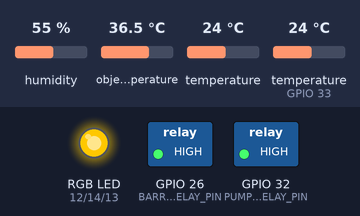
A program run on a simulated ESP32. Shown: switched loads named in the program (green lamp = pin HIGH), an RGB LED mixed from three pins (HIGH = lit). The test bench sets the inputs (shaded band); at power-on: temperature 24 °C, temperature (sensor on GPIO 33) 24 °C, humidity 55 %, object temperature 36.5 °C. Random numbers use the default seed unless the program sets one; what the program prints to the serial monitor is not drawn.

Above: at 2.2 s.
2.3 s: temperature (sensor 0) set to 16.4 °C
11.2 s: temperature (sensor 0) set to 15.7 °C
At 13.0 s:
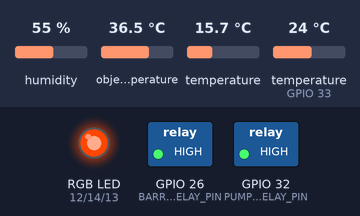
13.5 s: temperature (sensor on GPIO 33) set to 23.3 °C
At 14.7 s:
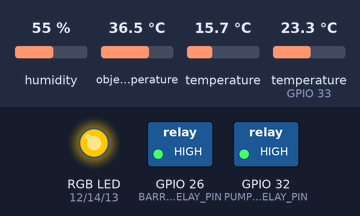
22.4 s: temperature (sensor on GPIO 33) set to 28 °C
At 25.3 s:
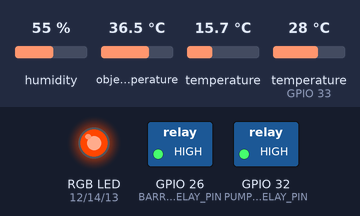
27.5 s: temperature (sensor on GPIO 33) set to 12 °C
At 28.3 s:
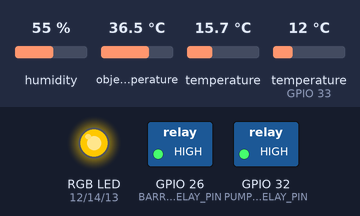
29.5 s: temperature (sensor on GPIO 33) set to 33 °C
At 32.5 s:
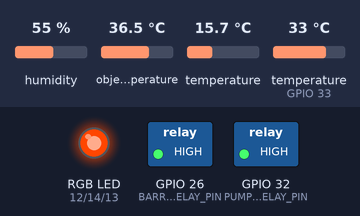
Timing chart, 0 to 34.0 s (numbered marks = the images above; inputs shaded):
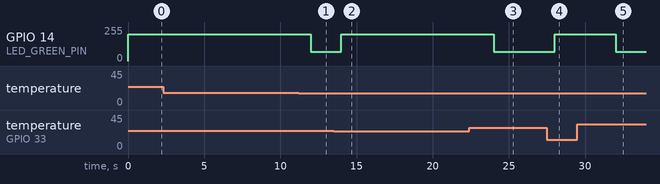

Measured:
- the behaviour switches between 16.1 and 16 °C on temperature (sensor 0) (found by bisection; images 0 and 1)
- the behaviour switches between 23.7 and 23.6 °C on temperature (sensor on GPIO 33) (found by bisection; images 1 and 2)
- after the input at 2.3 s, every drawn part: stays the same
- after the input at 11.2 s, GPIO 14 (LED_GREEN_PIN): 200/255 → 70/255 after 0.80 s
- after the input at 13.5 s, GPIO 14 (LED_GREEN_PIN): 70/255 → 200/255 after 0.51 s
- after the input at 22.4 s, GPIO 14 (LED_GREEN_PIN): 200/255 → 70/255 after 1.6 s
- after the input at 27.5 s, GPIO 14 (LED_GREEN_PIN): 70/255 → 200/255 after 0.52 s
- after the input at 29.5 s, GPIO 14 (LED_GREEN_PIN): 200/255 → 70/255 after 2.5 s

The program:

main.cpp
```cpp
#include <Arduino.h>
#include <ArduinoJson.h>
#include <DHT.h>
#include <Wire.h>
#include <Adafruit_MLX90614.h>

// Wi-Fi를 사용하지 않습니다.
// ESP32 -> USB Serial -> 컴퓨터 Gateway -> Vercel 서버 -> 컴퓨터 -> ESP32
constexpr char DEVICE_ID[] = "esp32-bay-01";
constexpr char PARKING_SPOT_ID[] = "A-01";

// ===== 천장 센서 2개 =====
// 안쪽: 물 분사 뒤의 습도 변화까지 확인하는 DHT22
constexpr uint8_t DHT_PIN = 33;
// 바깥쪽: I2C 통신 MLX90614
constexpr uint8_t I2C_SDA_PIN = 2;
constexpr uint8_t I2C_SCL_PIN = 15;

// ===== RGB LED =====
constexpr uint8_t LED_RED_PIN = 12;
constexpr uint8_t LED_GREEN_PIN = 14;
constexpr uint8_t LED_BLUE_PIN = 13;
constexpr bool RGB_ACTIVE_HIGH = true; // 공통 양극 모듈이면 false

// ===== 화재 대응 장치 =====
constexpr uint8_t BARRIER_RELAY_PIN = 26;
constexpr uint8_t PUMP_RELAY_PIN = 32;
constexpr uint8_t RELAY_ON = LOW;     // active-high 릴레이면 HIGH
constexpr uint8_t RELAY_OFF = HIGH;   // active-high 릴레이면 LOW

constexpr unsigned long SAMPLE_INTERVAL_MS = 2000;
constexpr unsigned long HELLO_INTERVAL_MS = 10000;
constexpr unsigned long PUMP_DELAY_MS = 5000;

// ESP32의 주황색 사전 경고 기준.
// 실제 화재 확정과 펌프 명령은 Vercel 서버가 판단합니다.
constexpr float LOCAL_WARNING_TEMP_C = 35.0f;
constexpr float LOCAL_WARNING_DELTA_C = 8.0f;
constexpr float LOCAL_FAST_RISE_C_PER_MIN = 8.0f;

DHT indoorDht(DHT_PIN, DHT22);
Adafruit_MLX90614 outdoorMlx;

unsigned long lastSampleMs = 0;
unsigned long lastHelloMs = 0;
unsigned long barrierActivatedMs = 0;
unsigned long previousIndoorTemperatureMs = 0;
uint32_t sequenceNumber = 0;
char bootId[9];

bool mlxAvailable = false;
bool emergencyActive = false;
bool pumpActive = false;
float previousIndoorTemperatureC = NAN;

enum class DisplayState {
  NORMAL,
  WARNING,
  FIRE,
  SENSOR_ERROR,
};

void sendJson(const JsonDocument &doc) {
  serializeJson(doc, Serial);
  Serial.println();
}

uint8_t rgbLevel(uint8_t value) {
  return RGB_ACTIVE_HIGH ? value : 255 - value;
}

void setRgb(uint8_t red, uint8_t green, uint8_t blue) {
  analogWrite(LED_RED_PIN, rgbLevel(red));
  analogWrite(LED_GREEN_PIN, rgbLevel(green));
  analogWrite(LED_BLUE_PIN, rgbLevel(blue));
}

void showState(DisplayState state) {
  switch (state) {
    case DisplayState::NORMAL:
      // 평상시: 노란색
      setRgb(255, 200, 0);
      break;
    case DisplayState::WARNING:
      // 주의: 주황색
      setRgb(255, 70, 0);
      break;
    case DisplayState::FIRE:
      // 서버가 화재를 확정한 상태: 빨간색
      setRgb(255, 0, 0);
      break;
    case DisplayState::SENSOR_ERROR:
      // 배선/센서 오류를 알아보기 위한 파란색
      setRgb(0, 0, 255);
      break;
  }
}

bool validTemperature(float value) {
  return isfinite(value) && value > -50.0f && value < 200.0f;
}

bool validHumidity(float value) {
  return isfinite(value) && value >= 0.0f && value <= 100.0f;
}

const char *stateName(DisplayState state) {
  switch (state) {
    case DisplayState::NORMAL: return "NORMAL";
    case DisplayState::WARNING: return "WARNING";
    case DisplayState::FIRE: return "FIRE";
    default: return "SENSOR_ERROR";
  }
}

void sendHello() {
  JsonDocument doc;
  doc["type"] = "hello";
  doc["deviceId"] = DEVICE_ID;
  doc["parkingSpotId"] = PARKING_SPOT_ID;
  doc["firmwareVersion"] = "3.0.0-two-ceiling-sensors-water-pump";
  doc["bootId"] = bootId;
  doc["emergencyActive"] = emergencyActive;
  doc["pumpActive"] = pumpActive;
  doc["mlx90614Available"] = mlxAvailable;
  doc["sensorCount"] = 2;
  sendJson(doc);
}

void sendCommandAck(const char *commandId, const char *status) {
  JsonDocument doc;
  doc["type"] = "commandAck";
  doc["deviceId"] = DEVICE_ID;
  doc["commandId"] = commandId;
  doc["status"] = status;
  sendJson(doc);
}

void activateFireResponse() {
  if (emergencyActive) return;

  emergencyActive = true;
  pumpActive = false;
  digitalWrite(BARRIER_RELAY_PIN, RELAY_ON);
  digitalWrite(PUMP_RELAY_PIN, RELAY_OFF);
  showState(DisplayState::FIRE);
  barrierActivatedMs = millis();
}

void resetFireResponse() {
  emergencyActive = false;
  pumpActive = false;
  digitalWrite(BARRIER_RELAY_PIN, RELAY_OFF);
  digitalWrite(PUMP_RELAY_PIN, RELAY_OFF);
  showState(DisplayState::NORMAL);
}

void handleCommand(const String &line) {
  JsonDocument doc;
  DeserializationError error = deserializeJson(doc, line);
  if (error || doc["type"] != "command") return;

  const char *commandId = doc["commandId"] | "unknown";
  const char *action = doc["action"] | "";

  if (strcmp(action, "ACTIVATE_FIRE_RESPONSE") == 0) {
    activateFireResponse();
    sendCommandAck(commandId, "executed");
  } else if (strcmp(action, "RESET_FIRE_RESPONSE") == 0) {
    resetFireResponse();
    sendCommandAck(commandId, "executed");
  } else {
    sendCommandAck(commandId, "rejected_unknown_action");
  }
}

void addSensor(JsonArray sensors, const char *sensorId, const char *type,
               const char *zone, float temperatureC, float humidityPct = NAN) {
  JsonObject sensor = sensors.add<JsonObject>();
  sensor["sensorId"] = sensorId;
  sensor["type"] = type;
  sensor["location"] = "ceiling";
  sensor["zone"] = zone;
  sensor["sensorOk"] = validTemperature(temperatureC);

  if (validTemperature(temperatureC)) {
    sensor["temperatureC"] = roundf(temperatureC * 10.0f) / 10.0f;
  }
  if (validHumidity(humidityPct)) {
    sensor["humidityPct"] = roundf(humidityPct * 10.0f) / 10.0f;
  }
}

void sendTelemetry() {
  const unsigned long now = millis();

  // 안쪽 센서: 화재 구역의 온도와 물 분사 후 습도
  const float indoorHumidity = indoorDht.readHumidity();
  const float indoorTemperature = indoorDht.readTemperature();

  // 바깥쪽 I2C 센서: 외부 천장 주변의 온도
  float outdoorTemperature = NAN;
  float outdoorObjectTemperature = NAN;
  if (mlxAvailable) {
    outdoorTemperature = outdoorMlx.readAmbientTempC();
    outdoorObjectTemperature = outdoorMlx.readObjectTempC();
  }

  float riseCPerMin = NAN;
  if (validTemperature(indoorTemperature) &&
      validTemperature(previousIndoorTemperatureC) &&
      previousIndoorTemperatureMs != 0) {
    const float elapsedMinutes = (now - previousIndoorTemperatureMs) / 60000.0f;
    if (elapsedMinutes > 0.0f) {
      riseCPerMin =
          (indoorTemperature - previousIndoorTemperatureC) / elapsedMinutes;
    }
  }

  float insideOutsideDeltaC = NAN;
  if (validTemperature(indoorTemperature) &&
      validTemperature(outdoorTemperature)) {
    insideOutsideDeltaC = indoorTemperature - outdoorTemperature;
  }

  DisplayState displayState = DisplayState::SENSOR_ERROR;
  if (emergencyActive) {
    displayState = DisplayState::FIRE;
  } else if (validTemperature(indoorTemperature)) {
    const bool hotWarning = indoorTemperature >= LOCAL_WARNING_TEMP_C;
    const bool deltaWarning =
        isfinite(insideOutsideDeltaC) &&
        insideOutsideDeltaC >= LOCAL_WARNING_DELTA_C;
    const bool fastRiseWarning =
        isfinite(riseCPerMin) &&
        riseCPerMin >= LOCAL_FAST_RISE_C_PER_MIN;

    displayState = (hotWarning || deltaWarning || fastRiseWarning)
                       ? DisplayState::WARNING
                       : DisplayState::NORMAL;
  }
  showState(displayState);

  JsonDocument doc;
  doc["type"] = "telemetry";
  doc["deviceId"] = DEVICE_ID;
  doc["parkingSpotId"] = PARKING_SPOT_ID;
  doc["sequence"] = sequenceNumber++;
  doc["bootId"] = bootId;
  doc["sentAtMs"] = now;
  doc["emergencyActive"] = emergencyActive;
  doc["pumpActive"] = pumpActive;
  doc["localState"] = stateName(displayState);

  JsonArray sensors = doc["sensors"].to<JsonArray>();
  addSensor(sensors, "dht22-inside", "DHT22",
            "ceiling_inside_water_zone",
            indoorTemperature, indoorHumidity);
  addSensor(sensors, "mlx90614-outside", "MLX90614_I2C",
            "ceiling_outside_reference",
            outdoorTemperature);

  // 기존 Vercel 화재 판단 서버는 temperatureC와 humidityPct를 사용합니다.
  // 안쪽 DHT22 값을 대표값으로 보내 화재 구역을 기준으로 판단합니다.
  const bool indoorSensorOk =
      validTemperature(indoorTemperature) &&
      validHumidity(indoorHumidity);
  doc["sensorOk"] = indoorSensorOk;

  if (indoorSensorOk) {
    doc["temperatureC"] =
        roundf(indoorTemperature * 10.0f) / 10.0f;
    doc["humidityPct"] =
        roundf(indoorHumidity * 10.0f) / 10.0f;
  } else {
    doc["error"] = "INDOOR_DHT22_READ_FAILED";
  }

  if (validTemperature(outdoorTemperature)) {
    doc["outsideTemperatureC"] =
        roundf(outdoorTemperature * 10.0f) / 10.0f;
  }
  if (validTemperature(outdoorObjectTemperature)) {
    doc["outsideObjectTemperatureC"] =
        roundf(outdoorObjectTemperature * 10.0f) / 10.0f;
  }
  if (isfinite(insideOutsideDeltaC)) {
    doc["insideOutsideDeltaC"] =
        roundf(insideOutsideDeltaC * 10.0f) / 10.0f;
  }
  if (isfinite(riseCPerMin)) {
    doc["riseCPerMin"] =
        roundf(riseCPerMin * 10.0f) / 10.0f;
  }

  if (validTemperature(indoorTemperature)) {
    previousIndoorTemperatureC = indoorTemperature;
    previousIndoorTemperatureMs = now;
  }

  sendJson(doc);
}

void setup() {
  pinMode(LED_RED_PIN, OUTPUT);
  pinMode(LED_GREEN_PIN, OUTPUT);
  pinMode(LED_BLUE_PIN, OUTPUT);
  pinMode(BARRIER_RELAY_PIN, OUTPUT);
  pinMode(PUMP_RELAY_PIN, OUTPUT);

  Serial.begin(115200);
  Serial.setTimeout(50);
  snprintf(bootId, sizeof(bootId), "%08lx",
           static_cast<unsigned long>(esp_random()));

  indoorDht.begin();
  Wire.begin(I2C_SDA_PIN, I2C_SCL_PIN);
  mlxAvailable = outdoorMlx.begin(); // MLX90614 기본 주소: 0x5A

  resetFireResponse();
  delay(1000);
  sendHello();
}

void loop() {
  const unsigned long now = millis();

  if (Serial.available()) {
    String line = Serial.readStringUntil('\n');
    line.trim();
    if (line.length() > 0) handleCommand(line);
  }

  if (now - lastSampleMs >= SAMPLE_INTERVAL_MS) {
    lastSampleMs = now;
    sendTelemetry();
  }

  if (now - lastHelloMs >= HELLO_INTERVAL_MS) {
    lastHelloMs = now;
    sendHello();
  }

  // 화재 확정 명령 후 차단막이 내려갈 시간을 준 다음 물 펌프를 켭니다.
  if (emergencyActive && !pumpActive &&
      now - barrierActivatedMs >= PUMP_DELAY_MS) {
    pumpActive = true;
    digitalWrite(PUMP_RELAY_PIN, RELAY_ON);
  }
}
```
